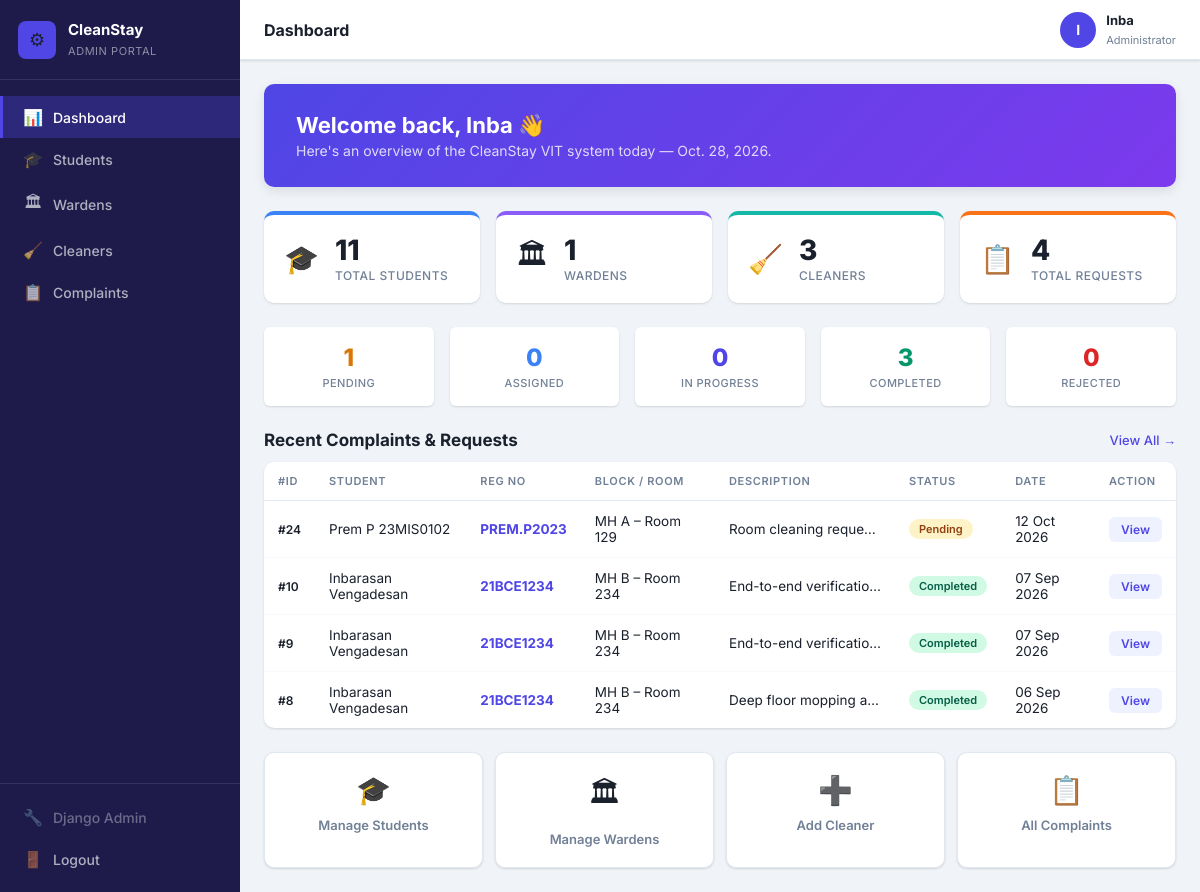
The page /portal/ (signed in) on the database its author committed.
### accounts/models.py (models this page shows, shortened)
class User(AbstractUser):
    username = None
    ROLE_CHOICES = [
        ("student", "Student"),
        ("warden", "Warden"),
        ("cleaner", "Cleaner"),
        ("admin", "Admin"),
    ]
    name = models.CharField(
        max_length=100
    )
    email = models.EmailField(
        unique=True,
        blank=True,
        null=True
    )
    phone = models.CharField(
        max_length=10,
        unique=True,
        blank=True,
        null=True
    )
    role = models.CharField(
        max_length=20,
        choices=ROLE_CHOICES
    )
    USERNAME_FIELD = "email"
    REQUIRED_FIELDS = ["name"]
    objects = UserManager()

### cleaning/models.py (models this page shows, shortened)
class CleaningRequest(models.Model):
    TIME_SLOT_CHOICES = [
        ("09:00-10:00", "9:00 AM - 10:00 AM"),
        ("10:00-11:00", "10:00 AM - 11:00 AM"),
        ("14:00-15:00", "2:00 PM - 3:00 PM"),
        ("16:00-17:00", "4:00 PM - 5:00 PM"),
        ("18:00-19:00", "6:00 PM - 7:00 PM"),
    ]
    CLEANING_TYPE_CHOICES = [
        ("room_cleaning", "Room Cleaning"),
        ("sweeping", "Sweeping"),
        ("mopping", "Mopping"),
        ("dusting", "Dusting"),
        ("full", "Full Room Cleaning"),
    ]
    STATUS_CHOICES = [
        ("pending", "Pending"),
        ("approved", "Approved"),
        ("assigned", "Assigned"),
        ("scheduled", "Scheduled"),
        ("in_progress", "In Progress"),
        ("completed", "Completed"),
        ("confirmed", "Confirmed by Student"),
        ("not_cleaned", "Not Cleaned"),
        ("cancelled", "Cancelled"),
        ("rejected", "Rejected"),
    ]
    student = models.ForeignKey(
        StudentProfile,
        on_delete=models.CASCADE,
        related_name="cleaning_requests",
    )
    room = models.ForeignKey(
        "students.Room",
        on_delete=models.PROTECT,
        related_name="cleaning_requests",
        null=True,
        blank=True,
    )
    hostel_allocation = models.ForeignKey(
        HostelAllocation,
        on_delete=models.PROTECT,
        related_name="cleaning_requests",
    )
    cleaning_date = models.DateField()
    time_slot = models.CharField(
        max_length=20,
        choices=TIME_SLOT_CHOICES,
    )
    cleaning_type = models.CharField(
        max_length=20,
        choices=CLEANING_TYPE_CHOICES,
        default="room_cleaning",
    )
    description = models.TextField(
        blank=True,
        help_text="Description of what needs to be cleaned in the room.",
    )
    remarks = models.TextField(
        blank=True,
        help_text="Any special instructions for the cleaner (optional).",
    )
    warden_notes = models.TextField(
        blank=True,
        help_text="Internal notes added by the warden.",
    )
    status = models.CharField(
        max_length=20,
        choices=STATUS_CHOICES,
        default="pending",
    )
    assigned_cleaner = models.ForeignKey(
        CleanerProfile,
        on_delete=models.SET_NULL,
        null=True,
        blank=True,
        related_name="assigned_requests",
    )
    assigned_by = models.ForeignKey(
        WardenProfile,
        on_delete=models.SET_NULL,
        null=True,
        blank=True,
        related_name="assigned_requests",
    )
    completion_date = models.DateField(
        null=True,
        blank=True,
    )
    created_at = models.DateTimeField(auto_now_add=True)
    updated_at = models.DateTimeField(auto_now=True)
    class Meta:
        ordering = ["-created_at"]
        constraints = [
            models.UniqueConstraint(
                fields=["room"],
                condition=models.Q(status__in=ACTIVE_STATUSES),
                name="unique_active_cleaning_request_per_room",
            )
        ]
    @property
    def get_description(self):
        return self.description.strip() if self.description else (self.remarks.strip() if self.remarks else "Room cleaning requested")

### students/models.py (models this page shows, shortened)
class StudentProfile(models.Model):
    user = models.OneToOneField(
        settings.AUTH_USER_MODEL,
        on_delete=models.CASCADE,
        related_name="student_profile"
    )
    registration_number = models.CharField(
        max_length=20,
        blank=True,
        default="",
        help_text="Student Registration Number (e.g. 21BCE1234)"
    )
    def get_registration_number(self):
        if self.registration_number:
            return self.registration_number.strip().upper()

class HostelAllocation(models.Model):
    student = models.ForeignKey(
        StudentProfile,
        on_delete=models.CASCADE,
        related_name="allocations"
    )
    room = models.ForeignKey(
        Room,
        on_delete=models.CASCADE,
        related_name="allocations",
        null=True,
        blank=True
    )
    hostel_name = models.CharField(
        max_length=100,
        default="VIT Men's Hostel"
    )
    block = models.CharField(
        max_length=20,
        choices=HOSTEL_BLOCK_CHOICES
    )
    room_number = models.CharField(
        max_length=10
    )
    academic_year = models.CharField(
        max_length=20
    )
    is_current = models.BooleanField(
        default=True
    )
    created_at = models.DateTimeField(
        auto_now_add=True
    )
    class Meta:
        ordering = [
            "-is_current",
            "-created_at"
        ]

### portal/views.py (the view)
    @login_required
    def wrapper(request, *args, **kwargs):
        if getattr(request.user, "role", None) != "admin":
            return HttpResponseForbidden(
                "This page is accessible to administrators only."
            )
        return view_fn(request, *args, **kwargs)

### portal/views.py (called while the page is built)
def admin_required(view_fn):
    @login_required
    def wrapper(request, *args, **kwargs):
        if getattr(request.user, "role", None) != "admin":
            return HttpResponseForbidden(
                "This page is accessible to administrators only."
            )
        return view_fn(request, *args, **kwargs)
    wrapper.__name__ = view_fn.__name__
    return wrapper

### templates/portal/dashboard.html (shortened to what this page needs)
{% extends "portal/base.html" %}
{% block page_title %}Dashboard{% endblock %}
{% block nav_dashboard %}active{% endblock %}
{% block content %}
<div class="portal-page">
    <div class="portal-welcome-banner">
        <div class="welcome-text">
            <h1>Welcome back, {{ request.user.name|default:"Administrator" }} 👋</h1>
            <p>Here's an overview of the CleanStay VIT system today — {{ today }}.</p>
        </div>
    </div>
    <div class="stats-grid">
        <div class="stat-card stat-blue">
            <div class="stat-icon">🎓</div>
            <div class="stat-body">
                <div class="stat-number">{{ total_students }}</div>
                <div class="stat-label">Total Students</div>
            </div>
        </div>
        <div class="stat-card stat-purple">
            <div class="stat-icon">🏛</div>
            <div class="stat-body">
                <div class="stat-number">{{ total_wardens }}</div>
                <div class="stat-label">Wardens</div>
            </div>
        </div>
        <div class="stat-card stat-teal">
            <div class="stat-icon">🧹</div>
            <div class="stat-body">
                <div class="stat-number">{{ total_cleaners }}</div>
                <div class="stat-label">Cleaners</div>
            </div>
        </div>
        <div class="stat-card stat-orange">
            <div class="stat-icon">📋</div>
            <div class="stat-body">
                <div class="stat-number">{{ total_requests }}</div>
                <div class="stat-label">Total Requests</div>
            </div>
        </div>
    </div>
    <div class="stats-grid stats-grid-5">
        <div class="mini-stat mini-yellow">
            <div class="mini-number">{{ pending_requests }}</div>
            <div class="mini-label">Pending</div>
        </div>
        <div class="mini-stat mini-blue">
            <div class="mini-number">{{ assigned_requests }}</div>
            <div class="mini-label">Assigned</div>
        </div>
        <div class="mini-stat mini-indigo">
            <div class="mini-number">{{ inprogress_requests }}</div>
            <div class="mini-label">In Progress</div>
        </div>
        <div class="mini-stat mini-green">
            <div class="mini-number">{{ completed_requests }}</div>
            <div class="mini-label">Completed</div>
        </div>
        <div class="mini-stat mini-red">
            <div class="mini-number">{{ rejected_requests }}</div>
            <div class="mini-label">Rejected</div>
        </div>
    </div>
    <div class="portal-section">
        <div class="section-header">
            <h2>Recent Complaints &amp; Requests</h2>
            <a href="{% url 'portal:portal_complaints' %}" class="btn-link">View All →</a>
        </div>
        {% if recent_requests %}
        <div class="table-wrapper">
            <table class="portal-table">
                <thead>
                    <tr>
                        <th>#ID</th>
                        <th>Student</th>
                        <th>Reg No</th>
                        <th>Block / Room</th>
                        <th>Description</th>
                        <th>Status</th>
                        <th>Date</th>
                        <th>Action</th>
                    </tr>
                </thead>
                <tbody>
                    {% for req in recent_requests %}
                    <tr>
                        <td class="id-cell">#{{ req.pk }}</td>
                        <td>{{ req.student.user.name|default:req.student.user.email }}</td>
                        <td><strong style="color:#4f46e5;">{{ req.student.get_registration_number }}</strong></td>
                        <td>{{ req.hostel_allocation.block }} – Room {{ req.hostel_allocation.room_number }}</td>
                        <td style="max-width:180px;overflow:hidden;text-overflow:ellipsis;white-space:nowrap;" title="{{ req.get_description }}">{{ req.get_description }}</td>
                        <td><span class="badge badge-{{ req.status }}">{{ req.get_status_display }}</span></td>
                        <td>{{ req.cleaning_date|date:"d M Y" }}</td>
                        <td>
                            <a href="{% url 'portal:portal_complaint_detail' req.pk %}" class="btn-sm">View</a>
                        </td>
                    </tr>
                    {% endfor %}
                </tbody>
            </table>
        </div>
        {% else %}
        <div class="empty-state">
            <div class="empty-icon">📭</div>
            <p>No requests found.</p>
        </div>
        {% endif %}
    </div>
    <div class="quick-links-grid">
        <a href="{% url 'portal:portal_students' %}" class="quick-link-card">
            <span class="ql-icon">🎓</span>
            <span class="ql-label">Manage Students</span>
        </a>
        <a href="{% url 'portal:portal_wardens' %}" class="quick-link-card">
            <span class="ql-icon">🏛</span>
            <span class="ql-label">Manage Wardens</span>
        </a>
        <a href="{% url 'portal:portal_add_cleaner' %}" class="quick-link-card">
            <span class="ql-icon">➕</span>
            <span class="ql-label">Add Cleaner</span>
        </a>
        <a href="{% url 'portal:portal_complaints' %}" class="quick-link-card">
            <span class="ql-icon">📋</span>
            <span class="ql-label">All Complaints</span>
        </a>
    </div>
</div>
{% endblock %}

### templates/portal/base.html (shortened to what this page needs)
{% load static %}
<!DOCTYPE html>
<html lang="en">
<head>
    <link rel="stylesheet" href="{% static 'css/portal.css' %}">
</head>
<body class="portal-body">
<aside class="portal-sidebar" id="portalSidebar">
    <div class="sidebar-brand">
        <div class="sidebar-brand-icon">⚙</div>
        <div class="sidebar-brand-text">
            <strong>CleanStay</strong>
            <span>Admin Portal</span>
        </div>
    </div>
    <nav class="sidebar-nav">
        <a href="{% url 'portal:portal_dashboard' %}" class="sidebar-link {% block nav_dashboard %}{% endblock %}">
            <span class="sidebar-icon">📊</span> Dashboard
        </a>
        <a href="{% url 'portal:portal_students' %}" class="sidebar-link {% block nav_students %}{% endblock %}">
            <span class="sidebar-icon">🎓</span> Students
        </a>
        <a href="{% url 'portal:portal_wardens' %}" class="sidebar-link {% block nav_wardens %}{% endblock %}">
            <span class="sidebar-icon">🏛</span> Wardens
        </a>
        <a href="{% url 'portal:portal_cleaners' %}" class="sidebar-link {% block nav_cleaners %}{% endblock %}">
            <span class="sidebar-icon">🧹</span> Cleaners
        </a>
        <a href="{% url 'portal:portal_complaints' %}" class="sidebar-link {% block nav_complaints %}{% endblock %}">
            <span class="sidebar-icon">📋</span> Complaints
        </a>
    </nav>
    <div class="sidebar-footer">
        <a href="/admin/" class="sidebar-link sidebar-link-muted" target="_blank">
            <span class="sidebar-icon">🔧</span> Django Admin
        </a>
        <a href="{% url 'logout' %}" class="sidebar-link sidebar-link-danger">
            <span class="sidebar-icon">🚪</span> Logout
        </a>
    </div>
</aside>
<div class="portal-main">
    <header class="portal-topbar">
        <div class="topbar-title">{% block page_title %}Dashboard{% endblock %}</div>
        <div class="topbar-user">
            <div class="topbar-avatar">{{ request.user.name|first|upper }}</div>
            <div class="topbar-user-info">
                <strong>{{ request.user.name|default:"Admin" }}</strong>
                <span>Administrator</span>
            </div>
        </div>
    </header>
    <main class="portal-content">
        {% block content %}{% endblock %}
    </main>
</div>
</body>
</html>

### rows shown on the page
User: user.name|first "I", user.name "Inba"
CleaningRequest: pk "24", student.user.name "Prem P 23MIS0102", student.get_registration_number "PREM.P2023", hostel_allocation.block "MH A", hostel_allocation.room_number "129", get_description "Room cleaning reque…", status "Pending", cleaning_date "12 Oct 2026"
CleaningRequest: pk "10", student.user.name "Inbarasan Vengadesan", student.get_registration_number "21BCE1234", hostel_allocation.block "MH B", hostel_allocation.room_number "234", get_description "End-to-end verificatio…", status "Completed", cleaning_date "07 Sep 2026"
CleaningRequest: pk "9", student.user.name "Inbarasan Vengadesan", student.get_registration_number "21BCE1234", hostel_allocation.block "MH B", hostel_allocation.room_number "234", get_description "End-to-end verificatio…", status "Completed", cleaning_date "07 Sep 2026"
CleaningRequest: pk "8", student.user.name "Inbarasan Vengadesan", student.get_registration_number "21BCE1234", hostel_allocation.block "MH B", hostel_allocation.room_number "234", get_description "Deep floor mopping a…", status "Completed", cleaning_date "06 Sep 2026"

### other values the page prints
{{ today }} "Oct. 28, 2026"
{{ total_students }} "11"
{{ total_wardens }} "1"
{{ total_cleaners }} "3"
{{ total_requests }} "4"
{{ pending_requests }} "1"
{{ assigned_requests }} "0"
{{ inprogress_requests }} "0"
{{ completed_requests }} "3"
{{ rejected_requests }} "0"
